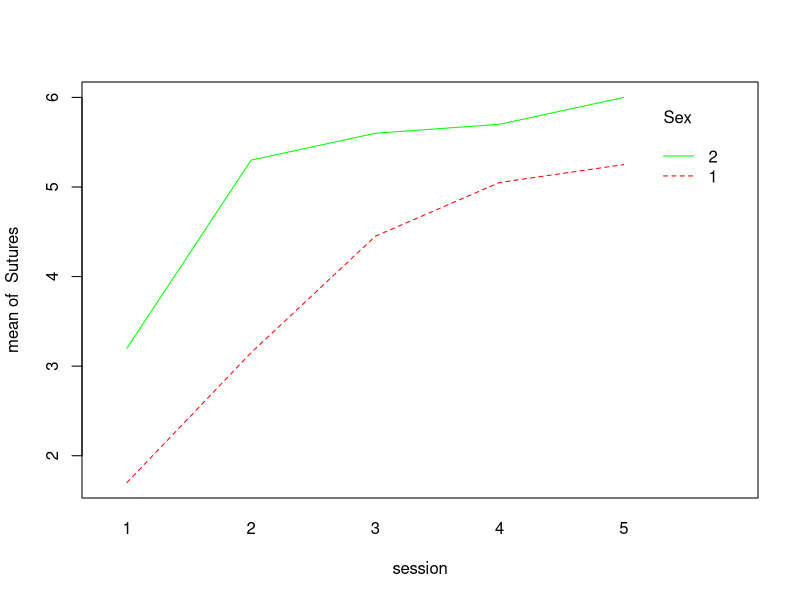
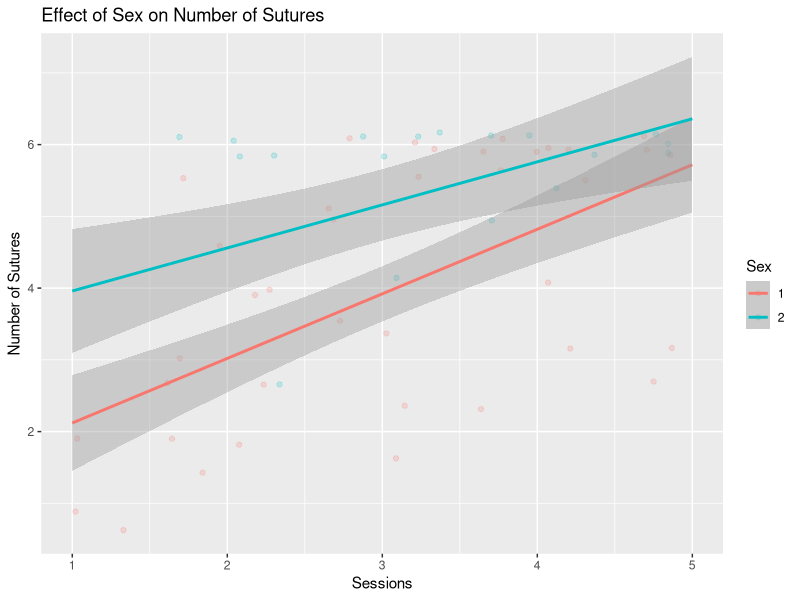
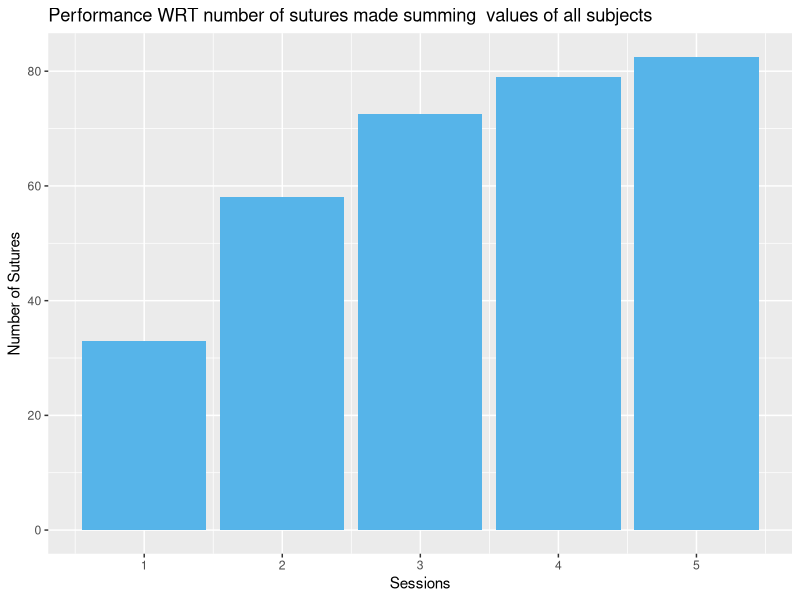
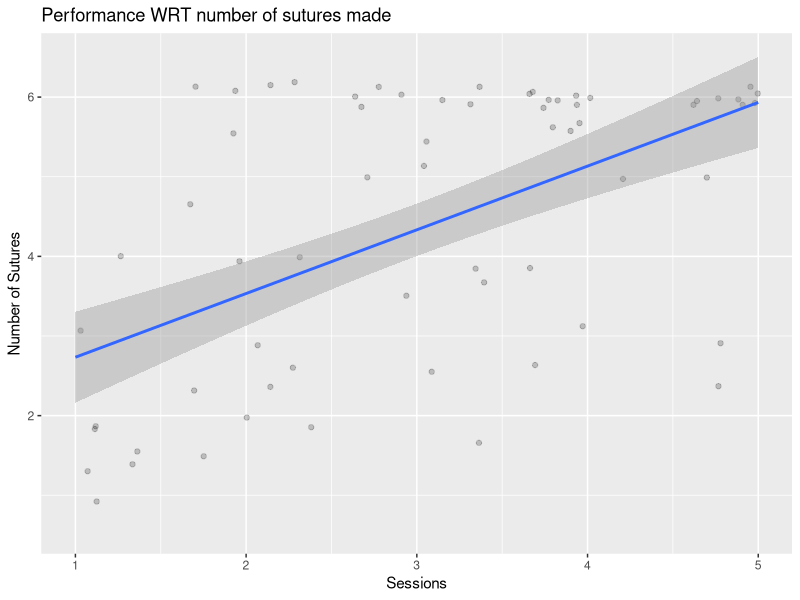

Write the R code that produced these figures, in order. (Note: this script raises an error after producing the figures.)
#Hypothesis Testing

library(openxlsx)
library(readxl)
library(ggplot2)
library(reshape2)
library(dplyr)
library(nlme)
dir=getwd()
dir
setwd(dir)
data=read.csv("Total_Data_1.csv")
View(data)
data2=read_excel("MicrosurgeryPerformance.xlsx")
data2=data2[1:15,]
Subject <- rep(unlist(data2$ID),each=5)
session=rep(c(1:5),15)
View(data2)

Sutures=c()
for( i in 1:15){
  Sutures=append(Sutures,c( as.numeric(data2[i,"Sutures 1"]),as.numeric(data2[i,"Sutures 2"]) ,as.numeric(data2[i,"Sutures 3"]) ,as.numeric(data2[i,"Sutures 4"]) ,as.numeric(data2[i,"Sutures 5"])         ))
}
Age=rep(unlist(data2$Age),each=5)
Sex=rep(unlist(data2$Sex),each=5)
sdata=data.frame(Subject,Age, Sex,session,Sutures)
attach(sdata)
interaction.plot(x.factor     = session,
                 trace.factor = Sex, 
                 response     = Sutures, 
                 col=c("red","green"),  ### Colors for levels of trace var.
               
                                   ### Order by factor order in data
)
Sex
for (i in 1:length(Sex)){
  if(as.numeric(Sex[i])==1){
    Sex[i]="Male"
  }
  else if(as.numeric(Sex[i])==2) {
    Sex[i]="Female"
  }
}
png(paste("SuturingVsSex.png"))
ggplot(sdata,aes(session, Sutures, colour=Sex)) +
  geom_jitter(alpha=0.2) +geom_smooth(method=lm)+xlim(1,5)+
  labs(x = 'Sessions', y = 'Number of Sutures')+ggtitle("Effect of Sex on Number of Sutures")
dev.off()

t.test(Sutures ~ Sex)
summary(lm(Sutures~Sex*session))

png(paste("PerformanceWRTSutures_bar.png"))
ggplot(sdata,aes(session, Sutures)) +
  #geom_jitter(alpha=0.2) +geom_smooth(method=lm)+xlim(1,5)+
  geom_bar(stat="identity",fill="#56B4E9")+
  labs(x = 'Sessions', y = 'Number of Sutures')+ggtitle("Performance WRT number of sutures made summing  values of all subjects")
dev.off()
png(paste("PerformanceWRTSutures.png"))
ggplot(sdata,aes(session, Sutures)) +
  geom_jitter(alpha=0.2) +geom_smooth(method=lm)+xlim(1,5)+
  #geom_bar(stat="identity",fill="#56B4E9")+
  labs(x = 'Sessions', y = 'Number of Sutures')+ggtitle("Performance WRT number of sutures made")
dev.off()
summary(lm(Sutures~session))

t.test(Sutures,session)

m1=min(na.exclude(data$Mean_Perspiration))
m1=abs(m1)
col1=c()
col=data$Mean_Perspiration
col1=as.numeric(col)+m1+0.1
col2=log(col1)
data$Mean_Perspiration=col1
#Without Log
anova(lm(formula = data$Scores~data$Mean_Perspiration+data$Age+data$Year+data$Sex+data$Task+data$Session))
#With Log
data$Mean_Perspiration=col2
anova(lm(formula = data$Scores~data$Mean_Perspiration+data$Age+data$Year+data$Sex+data$Task+data$Session))



install.packages("lme4")
data=na.omit(data)
attach(data)
anova(lme(Scores~Mean_Perspiration+Age+Year+Sex+Task+Session,random=~1|Subject,data=data))

#shapiro.test

#Analysis of Scores_Cutting
png(paste("Cutting_Scores.png"))
ggplot(Cutting, aes(x=Scorer, y=Cutting$Scores)) + 
  geom_boxplot()+ggtitle("Analysis of Scores based on Scorer") +labs(x="Scorer Number",y="Number of Scorer")
dev.off()


#Wilcox Test
wilcox.test(Cutting[76:150,7],Cutting[1:75,7], paired=TRUE, alternative ="two-sided")

#Analysis of Scores_Suturing

png(paste("Suturing_Scores.png"))
ggplot(Suturing, aes(x=Scorer, y=Suturing$Scores)) + 
  geom_boxplot()+ggtitle("Analysis of Scores based on Scorer") +labs(x="Scorer Number",y="Number of Scorer")
dev.off()


#Wilcox Test
wilcox.test(Suturing[76:150,7],Suturing[1:75,7], paired=TRUE, alternative ="two-sided")
